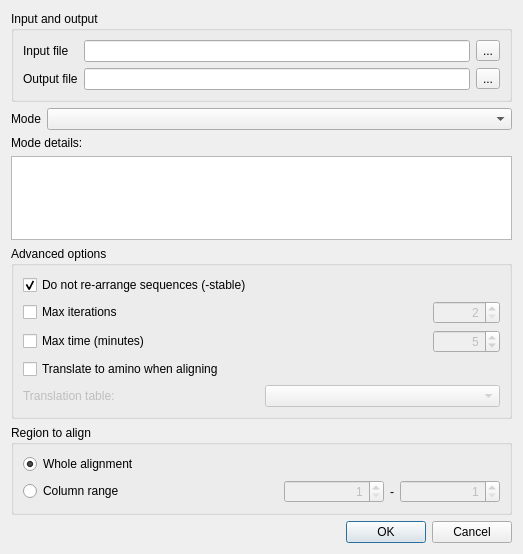
<?xml version="1.0" encoding="UTF-8"?>
<ui version="4.0">
 <class>MuscleAlignmentDialog</class>
 <widget class="QDialog" name="MuscleAlignmentDialog">
  <property name="geometry">
   <rect>
    <x>0</x>
    <y>0</y>
    <width>523</width>
    <height>554</height>
   </rect>
  </property>
  <property name="minimumSize">
   <size>
    <width>523</width>
    <height>0</height>
   </size>
  </property>
  <property name="windowTitle">
   <string>Align with MUSCLE</string>
  </property>
  <layout class="QVBoxLayout" name="verticalLayout_2">
   <item>
    <layout class="QVBoxLayout" name="verticalLayout">
     <item>
      <widget class="QGroupBox" name="inputGroupBox">
       <property name="title">
        <string>Input and output</string>
       </property>
       <layout class="QGridLayout" name="gridLayout_2">
        <item row="0" column="0">
         <layout class="QGridLayout" name="gridLayout">
          <item row="0" column="0">
           <widget class="QLabel" name="label_5">
            <property name="text">
             <string>Input file</string>
            </property>
           </widget>
          </item>
          <item row="0" column="1">
           <widget class="QLineEdit" name="inputFileLineEdit"/>
          </item>
          <item row="0" column="2">
           <widget class="QToolButton" name="inputFilePathButton">
            <property name="text">
             <string>...</string>
            </property>
           </widget>
          </item>
          <item row="1" column="0">
           <widget class="QLabel" name="label_6">
            <property name="text">
             <string>Output file</string>
            </property>
           </widget>
          </item>
          <item row="1" column="1">
           <widget class="QLineEdit" name="outputFileLineEdit"/>
          </item>
          <item row="1" column="2">
           <widget class="QToolButton" name="outputFilePathButton">
            <property name="text">
             <string>...</string>
            </property>
           </widget>
          </item>
         </layout>
        </item>
       </layout>
      </widget>
     </item>
     <item>
      <layout class="QGridLayout" name="gridLayout_3">
       <item row="0" column="0">
        <widget class="QLabel" name="label">
         <property name="sizePolicy">
          <sizepolicy hsizetype="Maximum" vsizetype="Preferred">
           <horstretch>0</horstretch>
           <verstretch>0</verstretch>
          </sizepolicy>
         </property>
         <property name="text">
          <string>Mode</string>
         </property>
        </widget>
       </item>
       <item row="0" column="1">
        <widget class="QComboBox" name="confBox"/>
       </item>
      </layout>
     </item>
     <item>
      <widget class="QLabel" name="label_3">
       <property name="text">
        <string>Mode details:</string>
       </property>
      </widget>
     </item>
     <item>
      <widget class="QTextEdit" name="confEdit">
       <property name="sizePolicy">
        <sizepolicy hsizetype="Expanding" vsizetype="Expanding">
         <horstretch>0</horstretch>
         <verstretch>0</verstretch>
        </sizepolicy>
       </property>
       <property name="readOnly">
        <bool>true</bool>
       </property>
      </widget>
     </item>
     <item>
      <widget class="QGroupBox" name="groupBox_2">
       <property name="title">
        <string>Advanced options</string>
       </property>
       <layout class="QGridLayout" name="gridLayout_9">
        <item row="0" column="0">
         <layout class="QGridLayout" name="gridLayout_8">
          <item row="0" column="0">
           <widget class="QCheckBox" name="stableCB">
            <property name="text">
             <string>Do not re-arrange sequences (-stable)</string>
            </property>
            <property name="checked">
             <bool>true</bool>
            </property>
           </widget>
          </item>
          <item row="1" column="0">
           <layout class="QGridLayout" name="gridLayout_7">
            <item row="0" column="0">
             <widget class="QCheckBox" name="maxItersCheckBox">
              <property name="enabled">
               <bool>true</bool>
              </property>
              <property name="text">
               <string>Max iterations</string>
              </property>
             </widget>
            </item>
            <item row="0" column="1">
             <spacer name="horizontalSpacer_3">
              <property name="orientation">
               <enum>Qt::Horizontal</enum>
              </property>
              <property name="sizeHint" stdset="0">
               <size>
                <width>108</width>
                <height>17</height>
               </size>
              </property>
             </spacer>
            </item>
            <item row="0" column="2">
             <widget class="QSpinBox" name="maxItersSpinBox">
              <property name="enabled">
               <bool>false</bool>
              </property>
              <property name="alignment">
               <set>Qt::AlignRight|Qt::AlignTrailing|Qt::AlignVCenter</set>
              </property>
              <property name="minimum">
               <number>2</number>
              </property>
              <property name="maximum">
               <number>1000000000</number>
              </property>
             </widget>
            </item>
           </layout>
          </item>
          <item row="2" column="0">
           <layout class="QGridLayout" name="gridLayout_6">
            <item row="0" column="0">
             <widget class="QCheckBox" name="maxMinutesCheckBox">
              <property name="enabled">
               <bool>true</bool>
              </property>
              <property name="text">
               <string>Max time (minutes)</string>
              </property>
             </widget>
            </item>
            <item row="0" column="1">
             <spacer name="horizontalSpacer_4">
              <property name="orientation">
               <enum>Qt::Horizontal</enum>
              </property>
              <property name="sizeHint" stdset="0">
               <size>
                <width>108</width>
                <height>20</height>
               </size>
              </property>
             </spacer>
            </item>
            <item row="0" column="2">
             <widget class="QSpinBox" name="maxMinutesSpinBox">
              <property name="enabled">
               <bool>false</bool>
              </property>
              <property name="alignment">
               <set>Qt::AlignRight|Qt::AlignTrailing|Qt::AlignVCenter</set>
              </property>
              <property name="suffix">
               <string/>
              </property>
              <property name="minimum">
               <number>1</number>
              </property>
              <property name="maximum">
               <number>1000000000</number>
              </property>
              <property name="value">
               <number>5</number>
              </property>
             </widget>
            </item>
           </layout>
          </item>
          <item row="3" column="0">
           <widget class="QCheckBox" name="translateCheckBox">
            <property name="toolTip">
             <string>Translating alignment to amino allows one to avoid errors of inserting gaps within codon boundaries.</string>
            </property>
            <property name="text">
             <string>Translate to amino when aligning</string>
            </property>
           </widget>
          </item>
          <item row="4" column="0">
           <layout class="QGridLayout" name="gridLayout_5">
            <item row="0" column="0">
             <widget class="QLabel" name="label_4">
              <property name="enabled">
               <bool>false</bool>
              </property>
              <property name="text">
               <string>Translation table:</string>
              </property>
             </widget>
            </item>
            <item row="0" column="1">
             <widget class="QComboBox" name="translationTableBox">
              <property name="enabled">
               <bool>false</bool>
              </property>
             </widget>
            </item>
           </layout>
          </item>
         </layout>
        </item>
       </layout>
      </widget>
     </item>
     <item>
      <widget class="QGroupBox" name="groupBox">
       <property name="title">
        <string>Region to align</string>
       </property>
       <layout class="QGridLayout" name="gridLayout_12">
        <item row="0" column="0" rowspan="3" colspan="2">
         <layout class="QGridLayout" name="gridLayout_11">
          <item row="0" column="0">
           <widget class="QRadioButton" name="wholeRangeRB">
            <property name="text">
             <string>Whole alignment</string>
            </property>
            <property name="checked">
             <bool>true</bool>
            </property>
           </widget>
          </item>
          <item row="1" column="0">
           <layout class="QGridLayout" name="gridLayout_10">
            <item row="0" column="0">
             <widget class="QRadioButton" name="customRangeRB">
              <property name="enabled">
               <bool>true</bool>
              </property>
              <property name="text">
               <string>Column range</string>
              </property>
              <property name="checkable">
               <bool>true</bool>
              </property>
             </widget>
            </item>
            <item row="0" column="1">
             <spacer name="horizontalSpacer_2">
              <property name="orientation">
               <enum>Qt::Horizontal</enum>
              </property>
              <property name="sizeHint" stdset="0">
               <size>
                <width>40</width>
                <height>20</height>
               </size>
              </property>
             </spacer>
            </item>
            <item row="0" column="2">
             <widget class="QSpinBox" name="rangeStartSB">
              <property name="enabled">
               <bool>false</bool>
              </property>
              <property name="minimumSize">
               <size>
                <width>100</width>
                <height>0</height>
               </size>
              </property>
              <property name="alignment">
               <set>Qt::AlignRight|Qt::AlignTrailing|Qt::AlignVCenter</set>
              </property>
              <property name="minimum">
               <number>1</number>
              </property>
              <property name="maximum">
               <number>100000000</number>
              </property>
             </widget>
            </item>
            <item row="0" column="4">
             <widget class="QSpinBox" name="rangeEndSB">
              <property name="enabled">
               <bool>false</bool>
              </property>
              <property name="minimumSize">
               <size>
                <width>100</width>
                <height>0</height>
               </size>
              </property>
              <property name="alignment">
               <set>Qt::AlignRight|Qt::AlignTrailing|Qt::AlignVCenter</set>
              </property>
              <property name="minimum">
               <number>1</number>
              </property>
              <property name="maximum">
               <number>100000000</number>
              </property>
             </widget>
            </item>
            <item row="0" column="3">
             <widget class="QLabel" name="label_2">
              <property name="text">
               <string>-</string>
              </property>
              <property name="alignment">
               <set>Qt::AlignCenter</set>
              </property>
             </widget>
            </item>
           </layout>
          </item>
         </layout>
        </item>
       </layout>
      </widget>
     </item>
    </layout>
   </item>
   <item>
    <widget class="QDialogButtonBox" name="buttonBox">
     <property name="standardButtons">
      <set>QDialogButtonBox::Cancel|QDialogButtonBox::Ok</set>
     </property>
    </widget>
   </item>
  </layout>
 </widget>
 <resources/>
 <connections>
  <connection>
   <sender>translateCheckBox</sender>
   <signal>toggled(bool)</signal>
   <receiver>translationTableBox</receiver>
   <slot>setEnabled(bool)</slot>
   <hints>
    <hint type="sourcelabel">
     <x>109</x>
     <y>362</y>
    </hint>
    <hint type="destinationlabel">
     <x>155</x>
     <y>388</y>
    </hint>
   </hints>
  </connection>
  <connection>
   <sender>translateCheckBox</sender>
   <signal>toggled(bool)</signal>
   <receiver>label_4</receiver>
   <slot>setEnabled(bool)</slot>
   <hints>
    <hint type="sourcelabel">
     <x>109</x>
     <y>362</y>
    </hint>
    <hint type="destinationlabel">
     <x>63</x>
     <y>388</y>
    </hint>
   </hints>
  </connection>
  <connection>
   <sender>maxItersCheckBox</sender>
   <signal>clicked(bool)</signal>
   <receiver>maxItersSpinBox</receiver>
   <slot>setEnabled(bool)</slot>
   <hints>
    <hint type="sourcelabel">
     <x>27</x>
     <y>185</y>
    </hint>
    <hint type="destinationlabel">
     <x>143</x>
     <y>184</y>
    </hint>
   </hints>
  </connection>
  <connection>
   <sender>maxMinutesCheckBox</sender>
   <signal>clicked(bool)</signal>
   <receiver>maxMinutesSpinBox</receiver>
   <slot>setEnabled(bool)</slot>
   <hints>
    <hint type="sourcelabel">
     <x>28</x>
     <y>211</y>
    </hint>
    <hint type="destinationlabel">
     <x>120</x>
     <y>214</y>
    </hint>
   </hints>
  </connection>
  <connection>
   <sender>customRangeRB</sender>
   <signal>toggled(bool)</signal>
   <receiver>rangeEndSB</receiver>
   <slot>setEnabled(bool)</slot>
   <hints>
    <hint type="sourcelabel">
     <x>84</x>
     <y>309</y>
    </hint>
    <hint type="destinationlabel">
     <x>484</x>
     <y>310</y>
    </hint>
   </hints>
  </connection>
  <connection>
   <sender>customRangeRB</sender>
   <signal>toggled(bool)</signal>
   <receiver>rangeStartSB</receiver>
   <slot>setEnabled(bool)</slot>
   <hints>
    <hint type="sourcelabel">
     <x>84</x>
     <y>309</y>
    </hint>
    <hint type="destinationlabel">
     <x>368</x>
     <y>310</y>
    </hint>
   </hints>
  </connection>
  <connection>
   <sender>buttonBox</sender>
   <signal>accepted()</signal>
   <receiver>MuscleAlignmentDialog</receiver>
   <slot>accept()</slot>
   <hints>
    <hint type="sourcelabel">
     <x>261</x>
     <y>473</y>
    </hint>
    <hint type="destinationlabel">
     <x>261</x>
     <y>246</y>
    </hint>
   </hints>
  </connection>
  <connection>
   <sender>buttonBox</sender>
   <signal>rejected()</signal>
   <receiver>MuscleAlignmentDialog</receiver>
   <slot>reject()</slot>
   <hints>
    <hint type="sourcelabel">
     <x>261</x>
     <y>473</y>
    </hint>
    <hint type="destinationlabel">
     <x>261</x>
     <y>246</y>
    </hint>
   </hints>
  </connection>
 </connections>
</ui>
